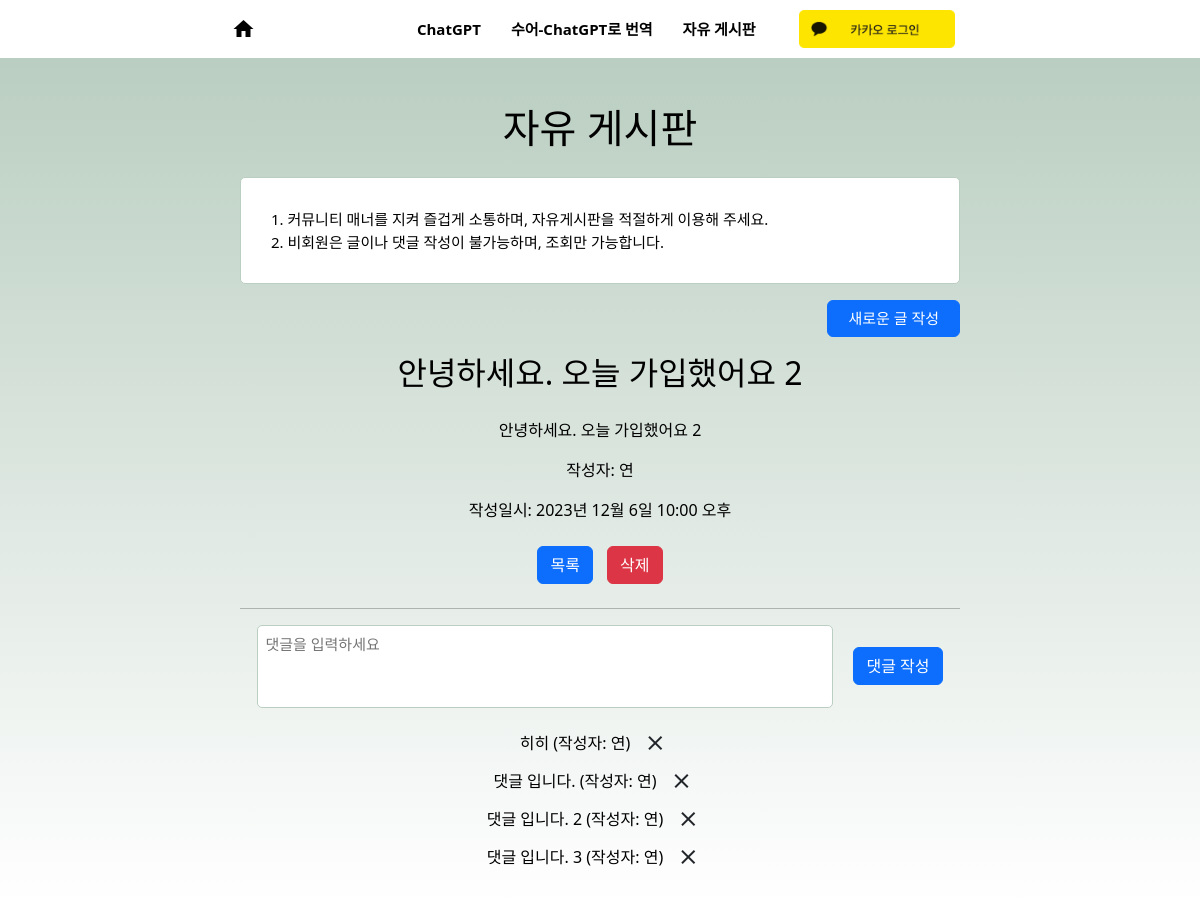
The app's page /board/detail/2/, older data.
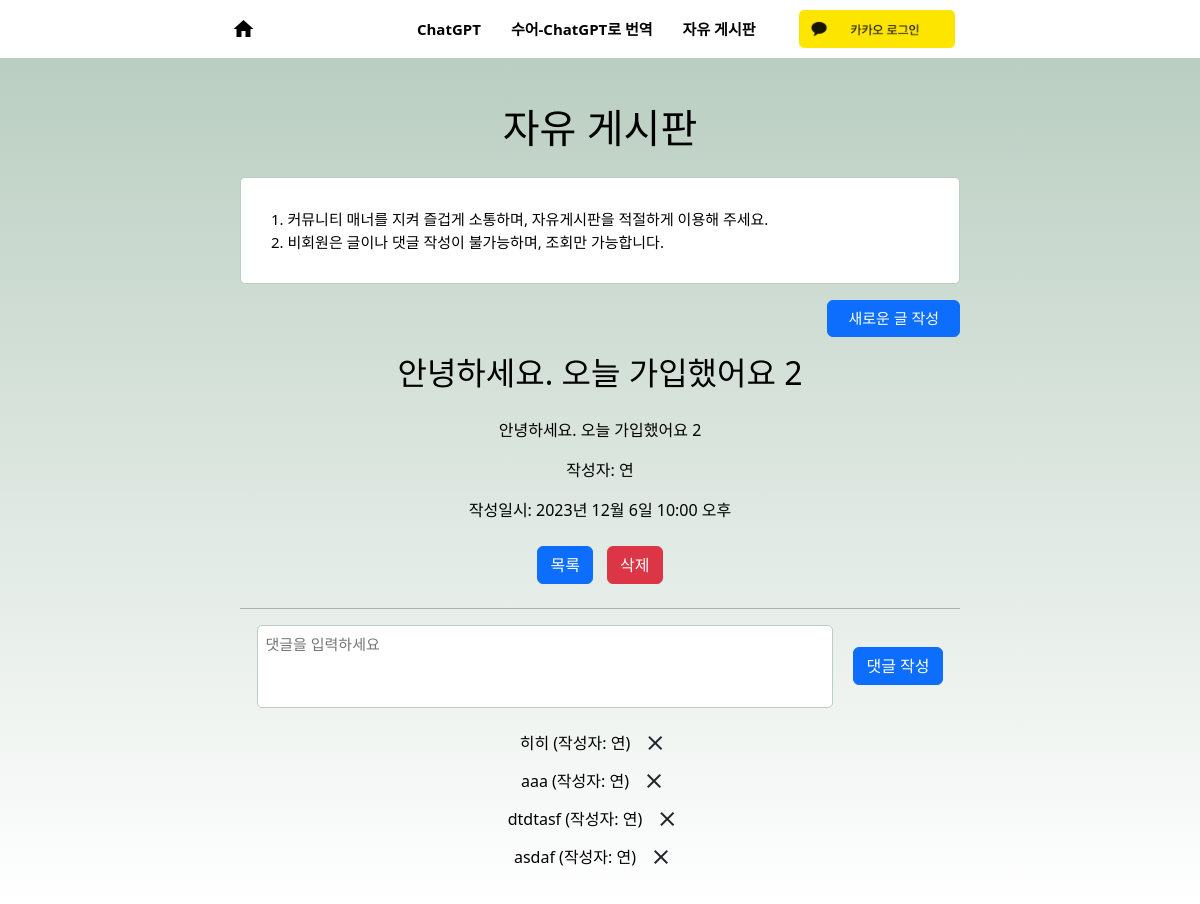
The same page, newer data.
### board/models.py (models this page shows)
class Comment(models.Model):
    comment_id = models.AutoField(primary_key=True)
    comment_content = models.CharField(max_length=100)
    user = models.ForeignKey(Users, on_delete=models.CASCADE)
    board = models.ForeignKey(Board, on_delete=models.CASCADE)
    created_datetime = models.DateTimeField(auto_now_add=True)
    modified_datetime = models.DateTimeField(auto_now=True)
    is_deleted = models.BooleanField(default=False)

### kakao_login/models.py (models this page shows)
class Users(models.Model):
    user_id = models.CharField(primary_key=True, max_length=100)
    user_name = models.CharField(max_length=50)
    user_email = models.CharField(max_length=50, null=True, blank=True)
    gender = models.CharField(max_length=6,  null=True, blank=True)
    profile_imeage_url = models.CharField(max_length=100, null=True, blank=True)

### board/views.py (the view)
# urls.py: path('detail/<int:board_id>/', views.board_detail, name='detail'),
def board_detail(request, board_id):
    post = get_object_or_404(models.Board, board_id=board_id)
    comments = models.Comment.objects.filter(board=post, is_deleted=False).select_related("user").order_by('created_datetime').all()
    print(comments)
    return render(request, "board/detail.html", {"post": post, "comments": comments, "cur_page": request.GET.get("page", 1)})

### board/templates/board/detail.html (shortened to what this page needs)
{% extends 'base.html' %}
{% load static %}
{% block extrahead %}
<link rel="stylesheet" href="{% static 'board/common.css' %}">
<link rel="stylesheet" href="{% static 'board/detail_style.css' %}">
<link rel="stylesheet" href="https://cdn.jsdelivr.net/npm/sweetalert2@11.4.10/dist/sweetalert2.min.css">
{% endblock %}
{% block content %}
<div class="hero text-center text-white main">
    <div>
        <h2 class="display-6 mt-3">자유 게시판</h2>
        <div class="description mb-2">
            <p class="lead m-0" style="text-align: left;">
                1. 커뮤니티 매너를 지켜 즐겁게 소통하며, 자유게시판을 적절하게 이용해 주세요.<br/>
                2. 비회원은 글이나 댓글 작성이 불가능하며, 조회만 가능합니다.
            </p>
        </div>
        <div><a class="btn btn-primary mt-2 write_btn" href="/board/write/?page={{ cur_page }}" style="float:right;">새로운 글 작성</a></div>
        <div class="post-content">
            <h2>{{ post.title }}</h2>
            <p style="white-space: pre-line;">{{ post.body }}</p>
            <p>작성자: {{ post.user.user_name }}</p>
            <p>작성일시: {{ post.created_datetime }}</p>
            <div class="my-4">
                <a href="/board/?page={{ cur_page }}" class="btn btn-primary" style="margin-right: 5px;">목록</a>
                <button onclick="del_post({{ post.board_id }}, {{ cur_page }})" class="btn btn-danger" style="margin-left: 5px;">삭제</button>
            </div>
        </div>
        <hr/>
        <div class="comment-form">
            <form action="{% url 'board:comment-write' %}" method="post">
                <textarea name="comment_content" id="comment_content" rows="3" placeholder="댓글을 입력하세요" maxlength="100" required></textarea>
                <button type="submit" id="form-submit" class="btn btn-primary comment-btn">댓글 작성</button>
            </form>
        </div>
        {% for comment in comments %}
            <div class="comment">
                <span style="color:black;">{{ comment.comment_content }} (작성자: {{ comment.user.user_name }})</span>
                <a onClick="commnt_del('{{ comment.comment_id }}')" title="삭제" class="btn del-btn ml-3">
                    <span class="material-icons close-icon">close</span>
                </a>
            </div>
        {% endfor %}
    </div>
</div>
{% endblock %}

Row changes from the older to the newer data that the page shows:
no longer on this page (row edited): Comment: comment_content "댓글 입니다.", user.user_name "연"
no longer on this page (row edited): Comment: comment_content "댓글 입니다. 2", user.user_name "연"
no longer on this page (row edited): Comment: comment_content "댓글 입니다. 3", user.user_name "연"
added Comment: comment_content "aaa", user.user_name "연"
added Comment: comment_content "dtdtasf", user.user_name "연"
added Comment: comment_content "asdaf", user.user_name "연"
